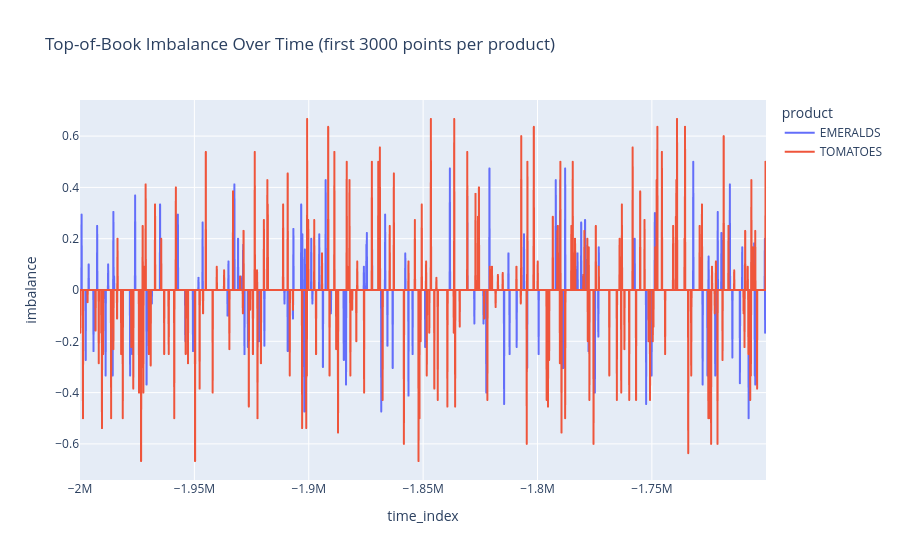

Write notebook code for a chart like this one.
### Code cell
fig_imbalance = px.line(
    sample,
    x='time_index',
    y='imbalance',
    color='product',
    title='Top-of-Book Imbalance Over Time (first 3000 points per product)',
)
fig_imbalance.show()

### Figure 1 — Plotly figure (JSON) as saved in the notebook; plotly's stock layout.template omitted (floating-point values rounded to 4 significant figures; data arrays with more than 128 entries replaced by an {"elided": "..."} marker saying what was removed)
{"data": [{"hovertemplate": "product=EMERALDS<br>time_index=%{x}<br>imbalance=%{y}<extra></extra>", "legendgroup": "EMERALDS", "line": {"color": "#636efa", "dash": "solid"}, "marker": {"symbol": "circle"}, "mode": "lines", "name": "EMERALDS", "showlegend": true, "x": {"elided": "3000 int values"}, "xaxis": "x", "y": {"elided": "3000 float values"}, "yaxis": "y", "type": "scattergl"}, {"hovertemplate": "product=TOMATOES<br>time_index=%{x}<br>imbalance=%{y}<extra></extra>", "legendgroup": "TOMATOES", "line": {"color": "#EF553B", "dash": "solid"}, "marker": {"symbol": "circle"}, "mode": "lines", "name": "TOMATOES", "showlegend": true, "x": {"elided": "3000 int values"}, "xaxis": "x", "y": {"elided": "3000 float values"}, "yaxis": "y", "type": "scattergl"}], "layout": {"xaxis": {"anchor": "y", "domain": [0.0, 1.0], "title": {"text": "time_index"}}, "yaxis": {"anchor": "x", "domain": [0.0, 1.0], "title": {"text": "imbalance"}}, "legend": {"title": {"text": "product"}, "tracegroupgap": 0}, "title": {"text": "Top-of-Book Imbalance Over Time (first 3000 points per product)"}}}
